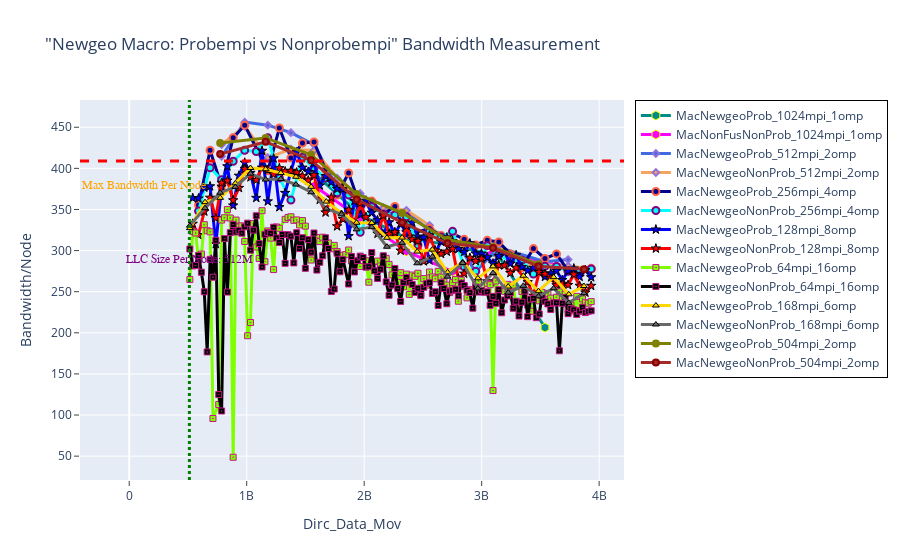

The cell this chart's notebook holds for it:
### Markdown cell above
## BANDWIDTH - Newgeo Macro: Probempi vs Nonprobempi

### Code cell
fig = go.Figure() 

# Case 1
fig.add_trace(go.Scatter(x=(dfn8MacNewgeoProb_1024mpi_1omp.Dirc_Data_Mov*(dfn8MacNewgeoProb_1024mpi_1omp.MPI_size/8)), 
                         y=(dfn8MacNewgeoProb_1024mpi_1omp.BAND*(dfn8MacNewgeoProb_1024mpi_1omp.MPI_size/8)), 
                         mode='lines+markers', 
                         name='MacNewgeoProb_1024mpi_1omp',
                         line=dict(color='darkcyan',width=3),
                         marker=dict(symbol='hexagon',size=9, line=dict(color='yellow',width=1))))

fig.add_trace(go.Scatter(x=(dfn8MacNewgeoNonProb_1024mpi_1omp.Dirc_Data_Mov*(dfn8MacNewgeoNonProb_1024mpi_1omp.MPI_size/8)), 
                         y=(dfn8MacNewgeoNonProb_1024mpi_1omp.BAND*(dfn8MacNewgeoNonProb_1024mpi_1omp.MPI_size/8)), 
                         mode='lines+markers', 
                         name='MacNonFusNonProb_1024mpi_1omp',
                         line=dict(color='magenta',width=3),
                         marker=dict(symbol='hexagon',size=9, line=dict(color='yellow',width=1))))


# Case 2
fig.add_trace(go.Scatter(x=(dfn8MacNewgeoProb_512mpi_2omp.Dirc_Data_Mov*(dfn8MacNewgeoProb_512mpi_2omp.MPI_size/8)), 
                         y=(dfn8MacNewgeoProb_512mpi_2omp.BAND*(dfn8MacNewgeoProb_512mpi_2omp.MPI_size/8)), 
                         mode='lines+markers', 
                         name='MacNewgeoProb_512mpi_2omp',
                         line=dict(color='royalblue',width=3),
                         marker=dict(symbol='diamond',size=5,line=dict(color='MediumPurple',width=2))))

fig.add_trace(go.Scatter(x=(dfn8MacNewgeoNonProb_512mpi_2omp.Dirc_Data_Mov*(dfn8MacNewgeoNonProb_512mpi_2omp.MPI_size/8)), 
                         y=(dfn8MacNewgeoNonProb_512mpi_2omp.BAND*(dfn8MacNewgeoNonProb_512mpi_2omp.MPI_size/8)), 
                         mode='lines+markers', 
                         name='MacNewgeoNonProb_512mpi_2omp',
                         line=dict(color='sandybrown',width=3),
                         marker=dict(symbol='diamond',size=5,line=dict(color='MediumPurple',width=2))))


# Case 3
fig.add_trace(go.Scatter(x=(dfn8MacNewgeoProb_256mpi_4omp.Dirc_Data_Mov*(dfn8MacNewgeoProb_256mpi_4omp.MPI_size/8)), 
                         y=(dfn8MacNewgeoProb_256mpi_4omp.BAND*(dfn8MacNewgeoProb_256mpi_4omp.MPI_size/8)), 
                         mode='lines+markers', 
                         name='MacNewgeoProb_256mpi_4omp',
                         line=dict(color='darkblue',width=3),
                         marker=dict(symbol='circle',size=7, line=dict(color='tomato',width=2))))

fig.add_trace(go.Scatter(x=(dfn8MacNewgeoNonProb_256mpi_4omp.Dirc_Data_Mov*(dfn8MacNewgeoNonProb_256mpi_4omp.MPI_size/8)), 
                         y=(dfn8MacNewgeoNonProb_256mpi_4omp.BAND*(dfn8MacNewgeoNonProb_256mpi_4omp.MPI_size/8)), 
                         mode='lines+markers', 
                         name='MacNewgeoNonProb_256mpi_4omp',
                         line=dict(color='cyan',width=3),
                         marker=dict(symbol='circle',size=7,line=dict(color='Purple',width=2))))



# Case 4
fig.add_trace(go.Scatter(x=(dfn8MacNewgeoProb_128mpi_8omp.Dirc_Data_Mov*(dfn8MacNewgeoProb_128mpi_8omp.MPI_size/8)), 
                         y=(dfn8MacNewgeoProb_128mpi_8omp.BAND*(dfn8MacNewgeoProb_128mpi_8omp.MPI_size/8)), 
                         mode='lines+markers', 
                         name='MacNewgeoProb_128mpi_8omp',
                         line=dict(color='blue',width=3),
                         marker=dict(symbol='star',size=7, line=dict(color='black',width=1))))

fig.add_trace(go.Scatter(x=(dfn8MacNewgeoNonProb_128mpi_8omp.Dirc_Data_Mov*(dfn8MacNewgeoNonProb_128mpi_8omp.MPI_size/8)), 
                         y=(dfn8MacNewgeoNonProb_128mpi_8omp.BAND*(dfn8MacNewgeoNonProb_128mpi_8omp.MPI_size/8)), 
                         mode='lines+markers', 
                         name='MacNewgeoNonProb_128mpi_8omp',
                         line=dict(color='red',width=3),
                         marker=dict(symbol='star',size=7, line=dict(color='black',width=1))))


# Case 5
fig.add_trace(go.Scatter(x=(dfn8MacNewgeoProb_64mpi_16omp.Dirc_Data_Mov*(dfn8MacNewgeoProb_64mpi_16omp.MPI_size/8)), 
                         y=(dfn8MacNewgeoProb_64mpi_16omp.BAND*(dfn8MacNewgeoProb_64mpi_16omp.MPI_size/8)), 
                         mode='lines+markers', 
                         name='MacNewgeoProb_64mpi_16omp',
                         line=dict(color='chartreuse',width=3),
                         marker=dict(symbol='square-dot',size=6, line=dict(color='mediumvioletred',width=1))))

fig.add_trace(go.Scatter(x=(dfn8MacNewgeoNonProb_64mpi_16omp.Dirc_Data_Mov*(dfn8MacNewgeoNonProb_64mpi_16omp.MPI_size/8)), 
                         y=(dfn8MacNewgeoNonProb_64mpi_16omp.BAND*(dfn8MacNewgeoNonProb_64mpi_16omp.MPI_size/8)), 
                         mode='lines+markers', 
                         name='MacNewgeoNonProb_64mpi_16omp',
                         line=dict(color='black',width=3),
                         marker=dict(symbol='square-dot',size=6, line=dict(color='mediumvioletred',width=1))))


# Case 6
fig.add_trace(go.Scatter(x=(dfn8MacNewgeoProb_168mpi_6omp.Dirc_Data_Mov*(dfn8MacNewgeoProb_168mpi_6omp.MPI_size/8)), 
                         y=(dfn8MacNewgeoProb_168mpi_6omp.BAND*(dfn8MacNewgeoProb_168mpi_6omp.MPI_size/8)), 
                         mode='lines+markers', 
                         name='MacNewgeoProb_168mpi_6omp',
                         line=dict(color='gold',width=3),
                         marker=dict(symbol='triangle-up',size=6, line=dict(color='black',width=1))))

fig.add_trace(go.Scatter(x=(dfn8MacNewgeoNonProb_168mpi_6omp.Dirc_Data_Mov*(dfn8MacNewgeoNonProb_168mpi_6omp.MPI_size/8)), 
                         y=(dfn8MacNewgeoNonProb_168mpi_6omp.BAND*(dfn8MacNewgeoNonProb_168mpi_6omp.MPI_size/8)), 
                         mode='lines+markers', 
                         name='MacNewgeoNonProb_168mpi_6omp',
                         line=dict(color='dimgray',width=3),
                         marker=dict(symbol='triangle-up',size=6, line=dict(color='black',width=1))))



# Case 7
fig.add_trace(go.Scatter(x=(dfn8MacNewgeoProb_504mpi_2omp.Dirc_Data_Mov*(dfn8MacNewgeoProb_504mpi_2omp.MPI_size/8)), 
                         y=(dfn8MacNewgeoProb_504mpi_2omp.BAND*(dfn8MacNewgeoProb_504mpi_2omp.MPI_size/8)), 
                         mode='lines+markers', 
                         name='MacNewgeoProb_504mpi_2omp',
                         line=dict(color='olive',width=3),
                         marker=dict(symbol='circle',size=6, line=dict(color='olive',width=2))))

fig.add_trace(go.Scatter(x=(dfn8MacNewgeoNonProb_504mpi_2omp.Dirc_Data_Mov*(dfn8MacNewgeoNonProb_504mpi_2omp.MPI_size/8)), 
                         y=(dfn8MacNewgeoNonProb_504mpi_2omp.BAND*(dfn8MacNewgeoNonProb_504mpi_2omp.MPI_size/8)), 
                         mode='lines+markers', 
                         name='MacNewgeoNonProb_504mpi_2omp',
                         line=dict(color='Brown',width=3),
                         marker=dict(symbol='circle',size=6, line=dict(color='darkred',width=2))))



# Adding vertical and horizontal lines 
fig.add_vline(x=512e6, line_width=3, line_dash="dot", line_color="green")
fig.add_hline(y=409, line_width=3, line_dash="dash", line_color="red")

# Add annotation with arrow
fig.add_annotation(
    x='512e6'
    , y=280
    , text=f'LLC Size Per Node: 512M'
    , yanchor='bottom'
    , showarrow=False
    , arrowhead=1
    , arrowsize=1
    , arrowwidth=2
    , arrowcolor="#636363"
    , ax=-20
    , ay=-30
    , font=dict(size=12, color="purple", family="Sans Serif")
    , align="left"
    ,)

fig.add_annotation(
    x='130e6'
    , y=370
    , text=f'Max Bandwidth Per Node'
    , yanchor='bottom'
    , showarrow=False
    , arrowhead=1
    , arrowsize=1
    , arrowwidth=2
    , arrowcolor="#636363"
    , ax=-20
    , ay=-30
    , font=dict(size=12, color="orange", family="Sans Serif")
    , align="left"
    ,)


fig.update_layout(title='"Newgeo Macro: Probempi vs Nonprobempi" Bandwidth Measurement',
                  xaxis_title='Dirc_Data_Mov', yaxis_title='Bandwidth/Node', 
                  xaxis=dict(ticks="outside"),  
                  yaxis=dict(ticks="outside"),
                  legend=go.layout.Legend(bordercolor="black",borderwidth=1))

### Figure 1 — Plotly figure (JSON) as saved in the notebook; plotly's stock layout.template omitted (floating-point values rounded to 4 significant figures; data arrays with more than 128 entries replaced by an {"elided": "..."} marker saying what was removed)
{"data": [{"line": {"color": "darkcyan", "width": 3}, "marker": {"line": {"color": "yellow", "width": 1}, "size": 9, "symbol": "hexagon"}, "mode": "lines+markers", "name": "MacNewgeoProb_1024mpi_1omp", "type": "scatter", "x": [1572864000, 1966080000, 2359296000, 2752512000, 3145728000, 3538944000], "y": [394.3, 343.5, 315.1, 306.3, 293.2, 206.4]}, {"line": {"color": "magenta", "width": 3}, "marker": {"line": {"color": "yellow", "width": 1}, "size": 9, "symbol": "hexagon"}, "mode": "lines+markers", "name": "MacNonFusNonProb_1024mpi_1omp", "type": "scatter", "x": [1572864000, 1966080000, 2359296000, 2752512000, 3145728000, 3538944000, 3932160000], "y": [378.8, 339.7, 299.0, 274.3, 303.3, 284.9, 277.1]}, {"line": {"color": "royalblue", "width": 3}, "marker": {"line": {"color": "MediumPurple", "width": 2}, "size": 5, "symbol": "diamond"}, "mode": "lines+markers", "name": "MacNewgeoProb_512mpi_2omp", "type": "scatter", "x": [786432000, 983040000, 1179648000, 1376256000, 1572864000, 1769472000, 1966080000, 2162688000, 2359296000, 2555904000, 2752512000, 2949120000, 3145728000, 3538944000, 3735552000], "y": [414.7, 456.2, 452.5, 443.4, 428.9, 377.0, 369.6, 344.9, 347.3, 324.6, 316.6, 274.6, 303.9, 286.5, 289.1]}, {"line": {"color": "sandybrown", "width": 3}, "marker": {"line": {"color": "MediumPurple", "width": 2}, "size": 5, "symbol": "diamond"}, "mode": "lines+markers", "name": "MacNewgeoNonProb_512mpi_2omp", "type": "scatter", "x": [786432000, 983040000, 1179648000, 1376256000, 1572864000, 1769472000, 1966080000, 2162688000, 2359296000, 2555904000, 2752512000, 2949120000, 3145728000, 3342336000, 3538944000, 3735552000, 3932160000], "y": [429.0, 451.3, 412.9, 423.3, 421.8, 388.0, 355.3, 351.8, 349.0, 330.7, 303.1, 305.5, 306.4, 281.1, 282.3, 281.2, 277.8]}, {"line": {"color": "darkblue", "width": 3}, "marker": {"line": {"color": "tomato", "width": 2}, "size": 7, "symbol": "circle"}, "mode": "lines+markers", "name": "MacNewgeoProb_256mpi_4omp", "type": "scatter", "x": [589824000, 688128000, 786432000, 884736000, 983040000, 1179648000, 1277952000, 1376256000, 1474560000, 1572864000, 1671168000, 1769472000, 1867776000, 1966080000, 2064384000, 2162688000, 2260992000, 2359296000, 2555904000, 2654208000, 2752512000, 2850816000, 2949120000, 3047424000, 3145728000, 3244032000, 3342336000, 3440640000, 3538944000, 3637248000, 3735552000, 3833856000, 3932160000], "y": [355.4, 422.1, 378.3, 437.3, 452.4, 397.1, 449.1, 412.5, 430.7, 432.0, 398.6, 367.6, 394.3, 354.3, 360.2, 344.2, 353.8, 319.1, 326.7, 318.4, 320.6, 313.7, 306.8, 312.4, 310.4, 295.7, 279.3, 302.4, 290.4, 295.9, 275.3, 271.9, 278.4]}, {"line": {"color": "cyan", "width": 3}, "marker": {"line": {"color": "Purple", "width": 2}, "size": 7, "symbol": "circle"}, "mode": "lines+markers", "name": "MacNewgeoNonProb_256mpi_4omp", "type": "scatter", "x": [589824000, 688128000, 786432000, 884736000, 983040000, 1081344000, 1179648000, 1277952000, 1376256000, 1474560000, 1572864000, 1671168000, 1769472000, 1867776000, 1966080000, 2064384000, 2162688000, 2260992000, 2359296000, 2457600000, 2555904000, 2654208000, 2752512000, 2850816000, 2949120000, 3047424000, 3145728000, 3244032000, 3342336000, 3440640000, 3538944000, 3637248000, 3735552000, 3932160000], "y": [348.0, 400.7, 386.2, 408.6, 421.9, 420.4, 437.1, 388.4, 361.4, 413.6, 400.3, 388.3, 370.2, 367.6, 322.3, 353.4, 344.3, 343.3, 341.1, 306.8, 323.5, 316.5, 323.4, 280.2, 274.9, 305.9, 295.0, 287.2, 288.4, 271.5, 280.8, 280.7, 274.9, 277.8]}, {"line": {"color": "blue", "width": 3}, "marker": {"line": {"color": "black", "width": 1}, "size": 7, "symbol": "star"}, "mode": "lines+markers", "name": "MacNewgeoProb_128mpi_8omp", "type": "scatter", "x": [540672000, 589824000, 638976000, 688128000, 737280000, 786432000, 835584000, 884736000, 933888000, 983040000, 1032192000, 1081344000, 1130496000, 1179648000, 1228800000, 1277952000, 1327104000, 1376256000, 1425408000, 1474560000, 1523712000, 1572864000, 1622016000, 1671168000, 1720320000, 1769472000, 1818624000, 1867776000, 1916928000, 1966080000, 2015232000, 2064384000, 2113536000, 2162688000, 2211840000, 2260992000, 2310144000, 2359296000, 2408448000, 2457600000, 2506752000, 2555904000, 2605056000, 2654208000, 2703360000, 2752512000, 2801664000, 2850816000, 2899968000, 2949120000, 2998272000, 3047424000, 3096576000, 3145728000, 3194880000, 3244032000, 3293184000, 3342336000, 3391488000, 3440640000, 3489792000, 3538944000, 3588096000, 3637248000, 3686400000, 3735552000, 3784704000, 3833856000, 3883008000, 3932160000], "y": [363.9, 363.4, 376.5, 378.2, 308.0, 377.7, 402.5, 354.8, 391.0, 406.8, 394.5, 364.1, 421.3, 359.9, 412.1, 352.9, 370.1, 396.7, 419.6, 400.9, 395.8, 406.6, 379.1, 390.7, 383.2, 375.0, 374.7, 317.6, 360.2, 343.6, 360.7, 346.2, 336.9, 319.6, 334.5, 320.5, 332.6, 322.3, 334.0, 317.1, 316.0, 288.1, 297.3, 310.9, 315.8, 311.4, 302.0, 298.3, 308.8, 296.5, 296.4, 291.8, 284.3, 293.3, 297.5, 284.2, 294.4, 280.0, 275.6, 279.0, 279.7, 268.1, 272.4, 275.2, 264.2, 274.9, 278.2, 268.1, 276.3, 267.5]}, {"line": {"color": "red", "width": 3}, "marker": {"line": {"color": "black", "width": 1}, "size": 7, "symbol": "star"}, "mode": "lines+markers", "name": "MacNewgeoNonProb_128mpi_8omp", "type": "scatter", "x": [540672000, 589824000, 638976000, 688128000, 737280000, 786432000, 835584000, 884736000, 933888000, 983040000, 1032192000, 1081344000, 1130496000, 1179648000, 1228800000, 1277952000, 1327104000, 1376256000, 1425408000, 1474560000, 1523712000, 1572864000, 1622016000, 1671168000, 1720320000, 1769472000, 1818624000, 1867776000, 1916928000, 1966080000, 2015232000, 2064384000, 2113536000, 2162688000, 2211840000, 2260992000, 2310144000, 2359296000, 2408448000, 2457600000, 2506752000, 2555904000, 2605056000, 2654208000, 2703360000, 2752512000, 2801664000, 2850816000, 2899968000, 2949120000, 2998272000, 3047424000, 3096576000, 3145728000, 3194880000, 3244032000, 3293184000, 3391488000, 3440640000, 3489792000, 3538944000, 3588096000, 3637248000, 3686400000, 3735552000, 3784704000, 3833856000, 3883008000, 3932160000], "y": [332.6, 319.0, 347.5, 364.3, 339.6, 382.3, 385.1, 361.2, 376.2, 399.3, 389.2, 385.8, 400.8, 398.1, 392.9, 400.3, 396.2, 397.1, 395.0, 390.5, 385.3, 391.8, 361.8, 346.4, 364.5, 329.6, 338.4, 349.6, 333.0, 357.6, 340.7, 331.7, 320.5, 342.7, 320.2, 322.4, 300.0, 330.0, 313.7, 311.6, 286.9, 318.4, 300.2, 296.0, 298.8, 302.1, 265.9, 272.0, 291.2, 287.3, 290.2, 262.6, 260.2, 282.4, 282.1, 272.7, 279.1, 261.6, 245.1, 273.8, 271.5, 266.1, 257.9, 259.6, 258.1, 271.2, 257.2, 248.9, 257.1]}, {"line": {"color": "chartreuse", "width": 3}, "marker": {"line": {"color": "mediumvioletred", "width": 1}, "size": 6, "symbol": "square-dot"}, "mode": "lines+markers", "name": "MacNewgeoProb_64mpi_16omp", "type": "scatter", "x": {"elided": "134 int values"}, "y": {"elided": "134 float values"}}, {"line": {"color": "black", "width": 3}, "marker": {"line": {"color": "mediumvioletred", "width": 1}, "size": 6, "symbol": "square-dot"}, "mode": "lines+markers", "name": "MacNewgeoNonProb_64mpi_16omp", "type": "scatter", "x": {"elided": "139 int values"}, "y": {"elided": "139 float values"}}, {"line": {"color": "gold", "width": 3}, "marker": {"line": {"color": "black", "width": 1}, "size": 6, "symbol": "triangle-up"}, "mode": "lines+markers", "name": "MacNewgeoProb_168mpi_6omp", "type": "scatter", "x": [516096000, 645120000, 774144000, 903168000, 1032192000, 1161216000, 1290240000, 1419264000, 1548288000, 1677312000, 1806336000, 1935360000, 2064384000, 2193408000, 2322432000, 2451456000, 2580480000, 2709504000, 2838528000, 2967552000, 3096576000, 3225600000, 3354624000, 3483648000, 3612672000, 3741696000, 3870720000], "y": [327.3, 358.9, 364.2, 381.7, 400.4, 398.9, 394.4, 389.7, 377.5, 359.6, 345.7, 333.9, 333.7, 315.6, 315.8, 298.8, 301.2, 273.6, 286.0, 266.3, 280.8, 256.2, 269.4, 250.6, 267.7, 246.8, 256.9]}, {"line": {"color": "dimgray", "width": 3}, "marker": {"line": {"color": "black", "width": 1}, "size": 6, "symbol": "triangle-up"}, "mode": "lines+markers", "name": "MacNewgeoNonProb_168mpi_6omp", "type": "scatter", "x": [516096000, 645120000, 774144000, 903168000, 1032192000, 1161216000, 1290240000, 1419264000, 1548288000, 1677312000, 1806336000, 1935360000, 2064384000, 2193408000, 2322432000, 2451456000, 2580480000, 2709504000, 2838528000, 2967552000, 3096576000, 3225600000, 3354624000, 3483648000, 3612672000, 3741696000, 3870720000], "y": [330.4, 351.6, 370.4, 377.4, 393.6, 386.3, 387.0, 380.4, 370.9, 351.0, 344.0, 325.8, 328.5, 304.7, 309.3, 284.6, 292.6, 268.3, 284.9, 253.9, 272.8, 248.9, 257.1, 244.3, 254.1, 236.4, 248.1]}, {"line": {"color": "olive", "width": 3}, "marker": {"line": {"color": "olive", "width": 2}, "size": 6, "symbol": "circle"}, "mode": "lines+markers", "name": "MacNewgeoProb_504mpi_2omp", "type": "scatter", "x": [774144000, 1161216000, 1548288000, 1935360000, 2322432000, 2709504000, 3096576000, 3483648000], "y": [430.9, 437.0, 416.6, 368.8, 345.8, 313.2, 304.2, 283.5]}, {"line": {"color": "Brown", "width": 3}, "marker": {"line": {"color": "darkred", "width": 2}, "size": 6, "symbol": "circle"}, "mode": "lines+markers", "name": "MacNewgeoNonProb_504mpi_2omp", "type": "scatter", "x": [774144000, 1161216000, 1548288000, 1935360000, 2322432000, 2709504000, 3096576000, 3483648000, 3870720000], "y": [417.3, 432.2, 409.9, 362.3, 334.3, 308.8, 303.1, 280.8, 277.2]}], "layout": {"annotations": [{"align": "left", "arrowcolor": "#636363", "arrowhead": 1, "arrowsize": 1, "arrowwidth": 2, "ax": -20, "ay": -30, "font": {"color": "purple", "family": "Sans Serif", "size": 12}, "showarrow": false, "text": "LLC Size Per Node: 512M", "x": "512e6", "y": 280, "yanchor": "bottom"}, {"align": "left", "arrowcolor": "#636363", "arrowhead": 1, "arrowsize": 1, "arrowwidth": 2, "ax": -20, "ay": -30, "font": {"color": "orange", "family": "Sans Serif", "size": 12}, "showarrow": false, "text": "Max Bandwidth Per Node", "x": "130e6", "y": 370, "yanchor": "bottom"}], "legend": {"bordercolor": "black", "borderwidth": 1}, "shapes": [{"line": {"color": "green", "dash": "dot", "width": 3}, "type": "line", "x0": 512000000, "x1": 512000000, "xref": "x", "y0": 0, "y1": 1, "yref": "y domain"}, {"line": {"color": "red", "dash": "dash", "width": 3}, "type": "line", "x0": 0, "x1": 1, "xref": "x domain", "y0": 409, "y1": 409, "yref": "y"}], "title": {"text": "\"Newgeo Macro: Probempi vs Nonprobempi\" Bandwidth Measurement"}, "xaxis": {"ticks": "outside", "title": {"text": "Dirc_Data_Mov"}}, "yaxis": {"ticks": "outside", "title": {"text": "Bandwidth/Node"}}}}
